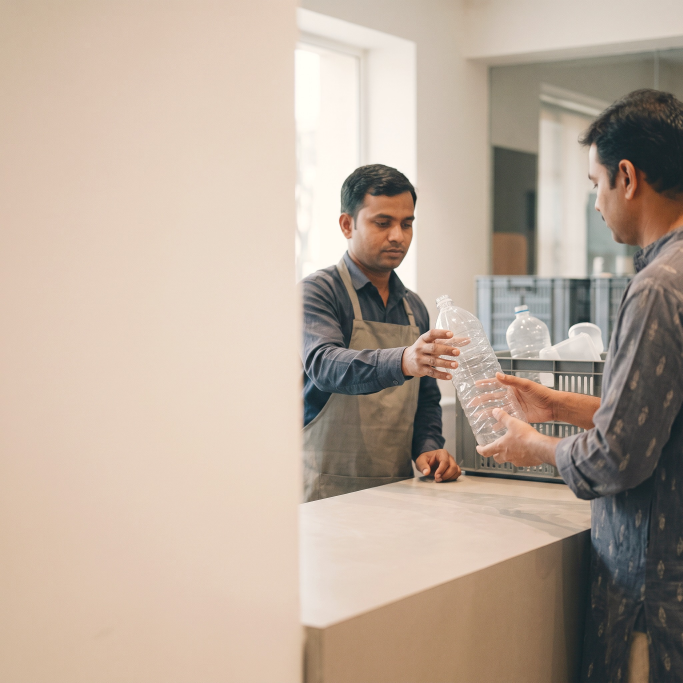
#> input picture recykal-carousel-bot/posts/drs-right-deposit-amount/images/_graded/v1-a.jpg, 2048 x 2048 px (shown at 1/3 size)
$ python photo_series.py out.png ../posts/drs-right-deposit-amount/images/_graded/v1-a.jpg
#> lines starting #> are read from the running program, lines starting #| are printed output that depends on the picture
#!/usr/bin/env python3
"""Grade several photos so they read as ONE series: match mean saturation and brightness to a common target.

    python3 -I engine/photo_series.py out_dir in1.png in2.png ... [--sat 0.2] [--lum 0.62] [--warm 0.03]

Prints the before/after stats. Output files are out_dir/<name>.jpg (max 2160 px, quality 92).
"""
import argparse, pathlib, sys
import numpy as np
from PIL import Image

def stats(im):
    hsv = np.asarray(im.convert("HSV")).astype(float) / 255
    a = np.asarray(im).astype(float) / 255
    lum = 0.2126 * a[..., 0] + 0.7152 * a[..., 1] + 0.0722 * a[..., 2]
    return float(hsv[..., 1].mean()), float(lum.mean())

def grade(im, tsat, tlum, warm):
    cur = im
    for _ in range(4):                       # saturation and brightness interact, so converge in a few passes
        s0, l0 = stats(cur)
        hsv = np.asarray(cur.convert("HSV")).astype(float)
        hsv[..., 1] = np.clip(hsv[..., 1] * float(np.clip(tsat / max(s0, 1e-3), 0.6, 1.5)), 0, 255)
        out = np.asarray(Image.fromarray(hsv.astype(np.uint8), "HSV").convert("RGB")).astype(float) / 255
        lum = 0.2126 * out[..., 0] + 0.7152 * out[..., 1] + 0.0722 * out[..., 2]
        g = float(np.clip(np.log(tlum) / np.log(max(lum.mean(), 1e-3)), 0.8, 1.25))
        cur = Image.fromarray((np.clip(out, 0, 1) ** g * 255).astype(np.uint8))
    a = np.asarray(cur).astype(float)
    a[..., 0] *= 1 + warm; a[..., 2] *= 1 - warm
    return Image.fromarray(np.clip(a, 0, 255).astype(np.uint8))

if __name__ == "__main__":
    ap = argparse.ArgumentParser(); ap.add_argument("out"); ap.add_argument("files", nargs="+")
    ap.add_argument("--sat", type=float, default=None); ap.add_argument("--lum", type=float, default=None); ap.add_argument("--warm", type=float, default=0.03)
    a = ap.parse_args(); out = pathlib.Path(a.out); out.mkdir(parents=True, exist_ok=True)
    ims = {f: Image.open(f).convert("RGB") for f in a.files}
#> ims = 1 item
    st = {f: stats(im) for f, im in ims.items()}
#> in stats, `hsv = np.asarray(im.convert("HSV")).astype(float) / 255`:
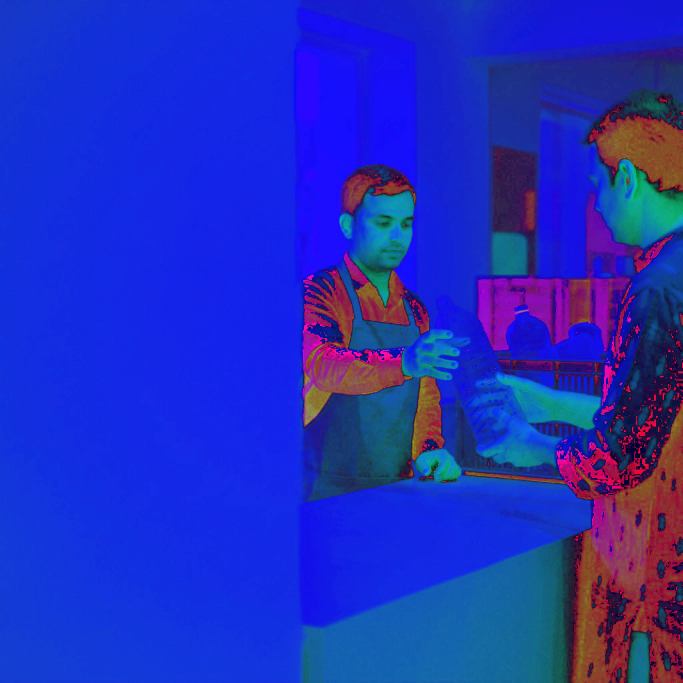
#> hsv: shape (2048, 2048, 3) float64 (shown at 1/3 size); mean R, G, B 0.13, 0.183, 0.739
#> in stats, `lum = 0.2126 * a[..., 0] + 0.7152 * a[..., 1] + 0.0722 * a[..., 2]`:
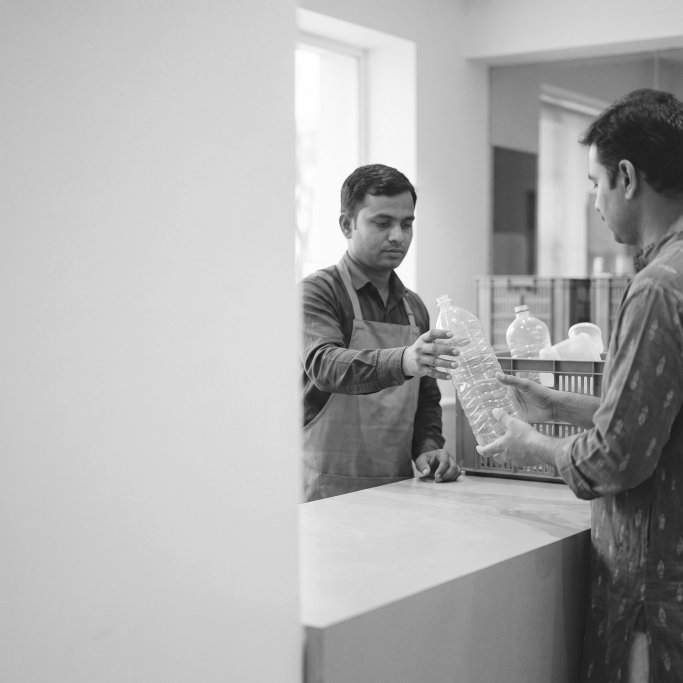
#> lum: shape (2048, 2048) float64 (shown at 1/3 size); min 0.0314, max 0.999, mean 0.679
#> st = 1 item
    tsat = a.sat if a.sat is not None else float(np.median([v[0] for v in st.values()]))
#> tsat = 0.183
    tlum = a.lum if a.lum is not None else float(np.median([v[1] for v in st.values()]))
#> tlum = 0.679
    print(f"target saturation {tsat:.3f}, brightness {tlum:.3f}")
#| target saturation 0.183, brightness 0.679
    for f, im in ims.items():
        g = grade(im, tsat, tlum, a.warm); w, h = g.size; k = min(1, 2160 / max(w, h))
        if k < 1: g = g.resize((int(w * k), int(h * k)), Image.LANCZOS)
        dst = out / (pathlib.Path(f).stem + ".jpg"); g.save(dst, "JPEG", quality=92, optimize=True)
        s1, l1 = stats(g); print(f"{pathlib.Path(f).name}: sat {st[f][0]:.3f} -> {s1:.3f} | brightness {st[f][1]:.3f} -> {l1:.3f}")
#> this loop made 1 pass
#> (w, h, k, s1, l1) on pass 1: (2048, 2048, 1, 0.219, 0.681)
#| v1-a.jpg: sat 0.183 -> 0.219 | brightness 0.679 -> 0.681

$ run again, on recykal-carousel-bot/posts/drs-right-deposit-amount/images/_graded/v3-a.jpg
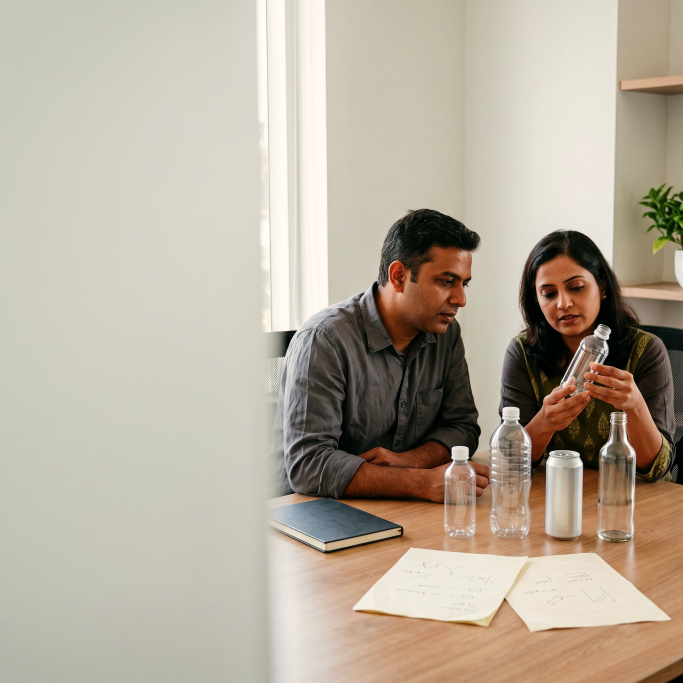
#> input picture recykal-carousel-bot/posts/drs-right-deposit-amount/images/_graded/v3-a.jpg, 2048 x 2048 px (shown at 1/3 size)
#> ims = 1 item
#> in stats, `hsv = np.asarray(im.convert("HSV")).astype(float) / 255`:
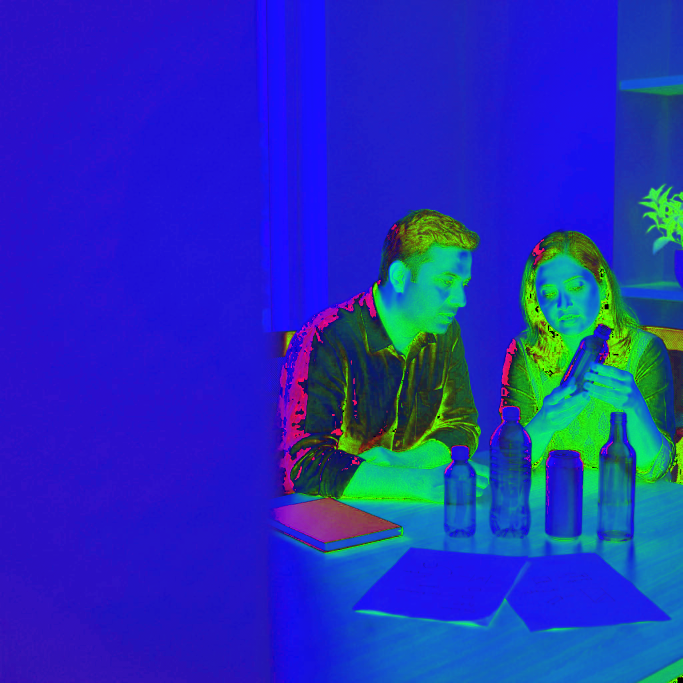
#> hsv: shape (2048, 2048, 3) float64 (shown at 1/3 size); mean R, G, B 0.133, 0.188, 0.719
#> in stats, `lum = 0.2126 * a[..., 0] + 0.7152 * a[..., 1] + 0.0722 * a[..., 2]`:
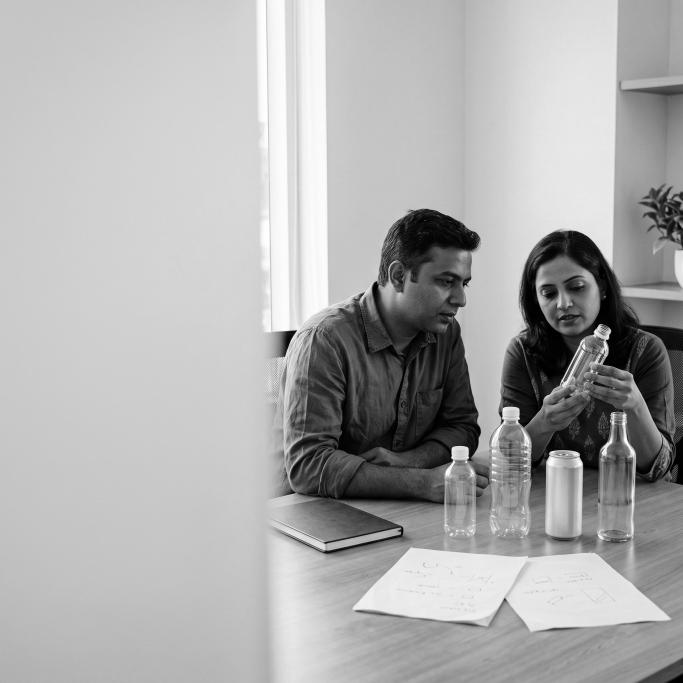
#> lum: shape (2048, 2048) float64 (shown at 1/3 size); min 0, max 1, mean 0.68
#> tsat = 0.188
#> tlum = 0.68
#| target saturation 0.188, brightness 0.680
#> the loop `for f, im in ims.items():` made 1 pass
#> (w, h, k, s1, l1) on pass 1: (2048, 2048, 1, 0.233, 0.681)
#> (printed output is left out)

$ run again, on recykal-carousel-bot/posts/drs-right-deposit-amount/images/_graded/v4-a.jpg
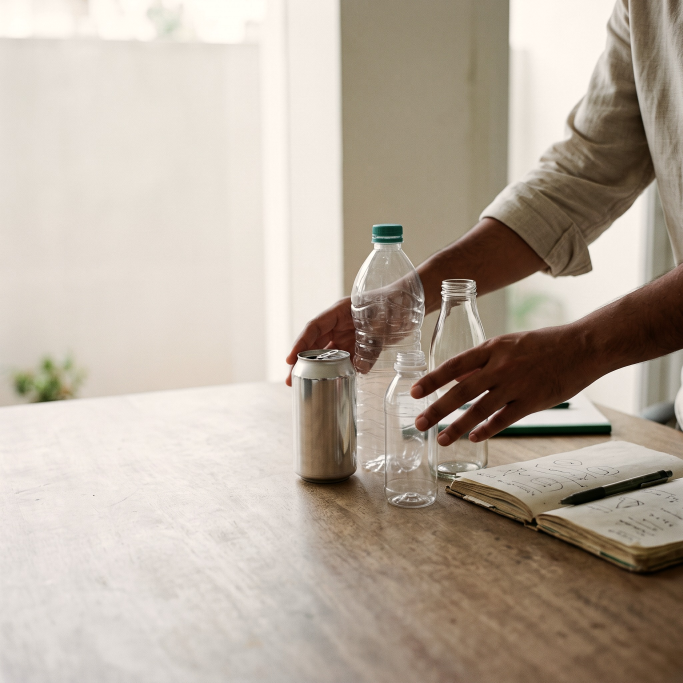
#> input picture recykal-carousel-bot/posts/drs-right-deposit-amount/images/_graded/v4-a.jpg, 2048 x 2048 px (shown at 1/3 size)
#> ims = 1 item
#> in stats, `hsv = np.asarray(im.convert("HSV")).astype(float) / 255`:
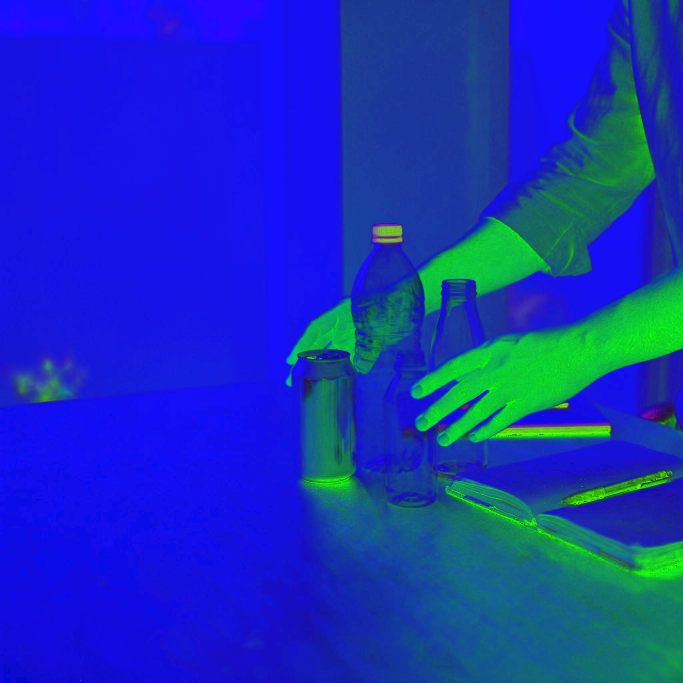
#> hsv: shape (2048, 2048, 3) float64 (shown at 1/3 size); mean R, G, B 0.0871, 0.196, 0.722
#> in stats, `lum = 0.2126 * a[..., 0] + 0.7152 * a[..., 1] + 0.0722 * a[..., 2]`:
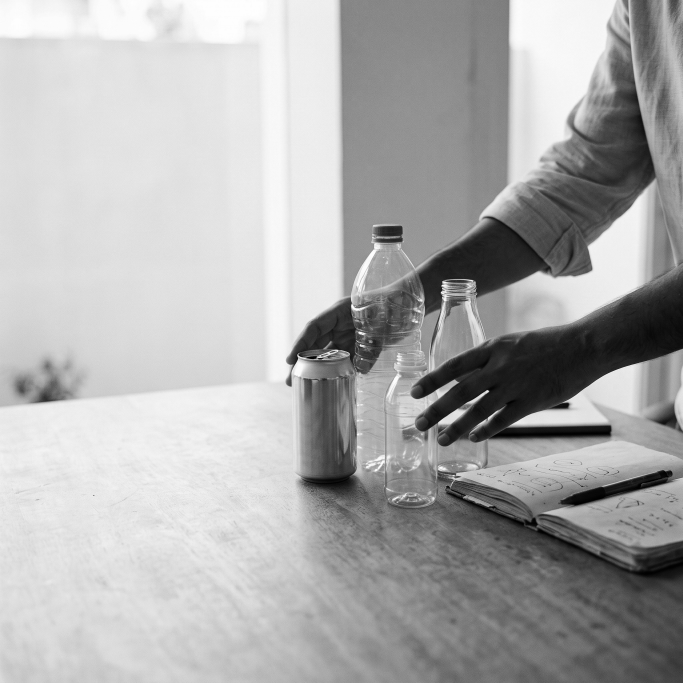
#> lum: shape (2048, 2048) float64 (shown at 1/3 size); min 0, max 0.999, mean 0.681
#> tsat = 0.196
#> tlum = 0.681
#| target saturation 0.196, brightness 0.681
#> the loop `for f, im in ims.items():` made 1 pass
#> (w, h, k, s1, l1) on pass 1: (2048, 2048, 1, 0.24, 0.682)
#> (printed output is left out)

$ run again, on recykal-carousel-bot/posts/drs-right-deposit-amount/images/_graded/v5-a.jpg
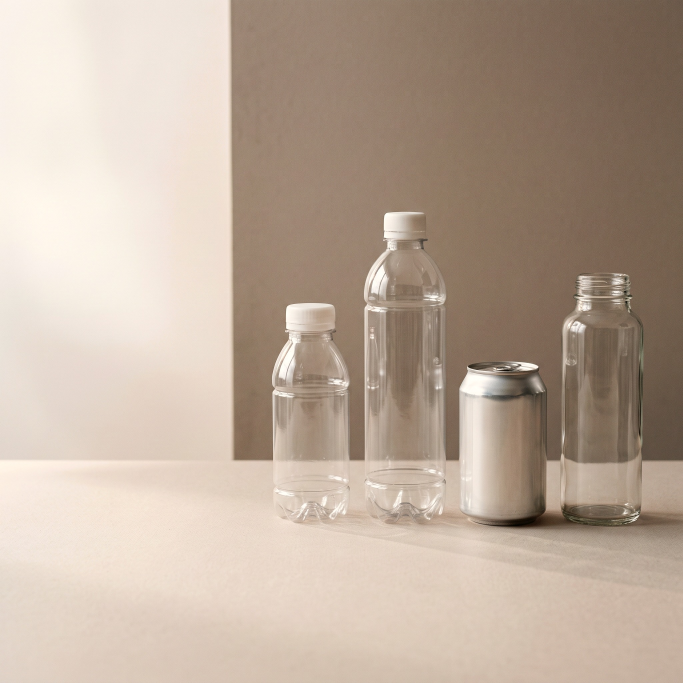
#> input picture recykal-carousel-bot/posts/drs-right-deposit-amount/images/_graded/v5-a.jpg, 2048 x 2048 px (shown at 1/3 size)
#> ims = 1 item
#> in stats, `hsv = np.asarray(im.convert("HSV")).astype(float) / 255`:
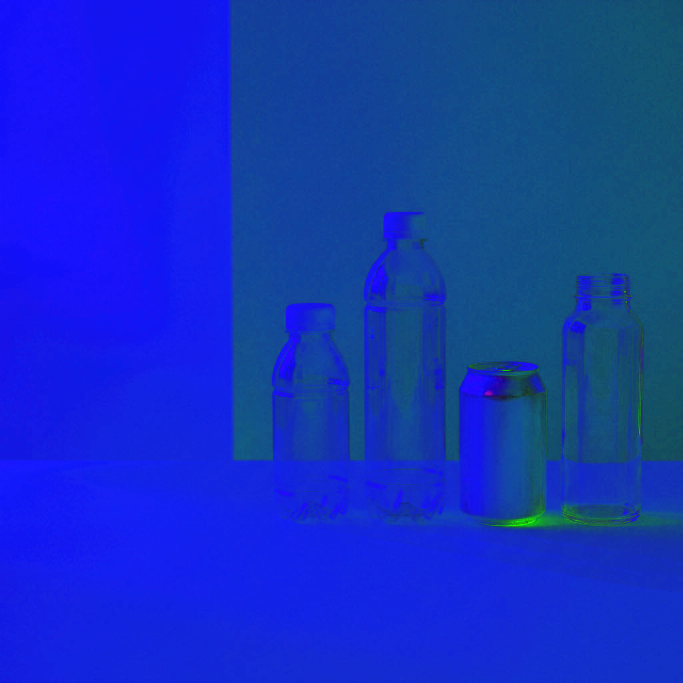
#> hsv: shape (2048, 2048, 3) float64 (shown at 1/3 size); mean R, G, B 0.0768, 0.197, 0.739
#> in stats, `lum = 0.2126 * a[..., 0] + 0.7152 * a[..., 1] + 0.0722 * a[..., 2]`:
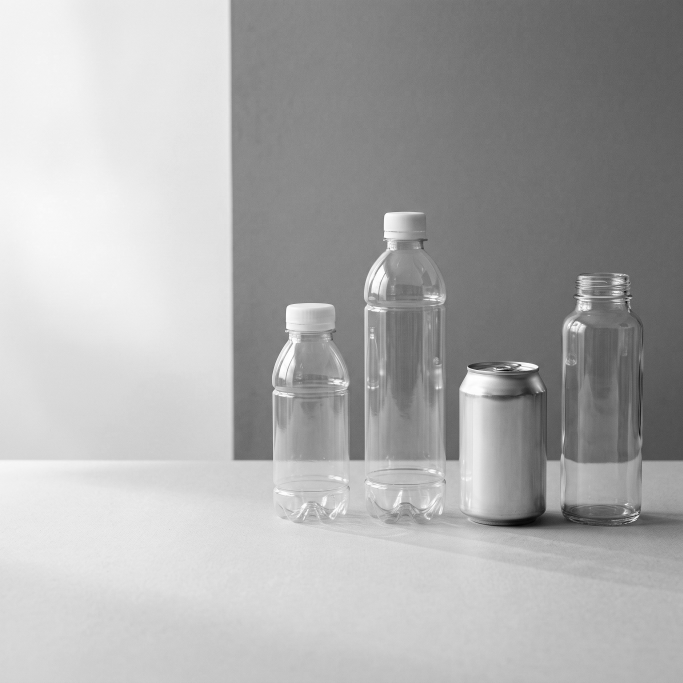
#> lum: shape (2048, 2048) float64 (shown at 1/3 size); min 0.000834, max 0.999, mean 0.68
#> tsat = 0.197
#> tlum = 0.68
#| target saturation 0.197, brightness 0.680
#> the loop `for f, im in ims.items():` made 1 pass
#> (w, h, k, s1, l1) on pass 1: (2048, 2048, 1, 0.241, 0.682)
#> (printed output is left out)
